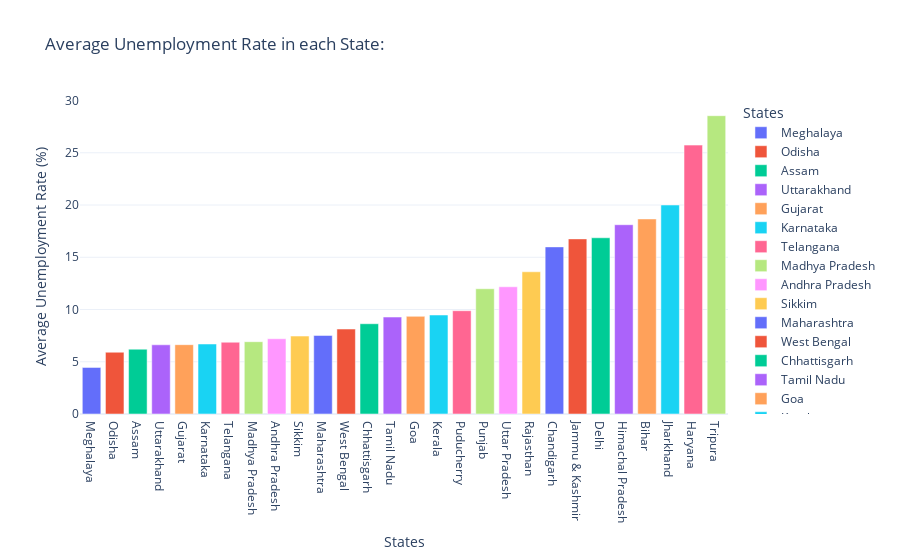

Notebook cell for this chart:
### Markdown cell above
- *The plot reveals periods of particularly high unemployment rates, exceeding 20%, starting in March and ending in Jun of 2020.*

### Code cell
# Bar plot of average Unemployment Rate by State

df_unemp = df[[df.columns[3], df.columns[0]]].groupby(df.columns[0]).mean().reset_index()
df_unemp = df_unemp.sort_values(df.columns[3])
fig = px.bar(df_unemp, x=df.columns[0], y=df.columns[3], color=df.columns[0],
             labels={df.columns[0] : 'States', df.columns[3] : 'Average Unemployment Rate (%)'},
             title='Average Unemployment Rate in each State:', template='plotly_white')
fig.show()

### Figure 1 — Plotly figure (JSON) as saved in the notebook; plotly's stock layout.template omitted (floating-point values rounded to 4 significant figures)
{"data": [{"alignmentgroup": "True", "hovertemplate": "States=%{x}<br>Average Unemployment Rate (%)=%{y}<extra></extra>", "legendgroup": "Meghalaya", "marker": {"color": "#636efa", "pattern": {"shape": ""}}, "name": "Meghalaya", "offsetgroup": "Meghalaya", "orientation": "v", "showlegend": true, "textposition": "auto", "type": "bar", "x": ["Meghalaya"], "xaxis": "x", "y": [4.453], "yaxis": "y"}, {"alignmentgroup": "True", "hovertemplate": "States=%{x}<br>Average Unemployment Rate (%)=%{y}<extra></extra>", "legendgroup": "Odisha", "marker": {"color": "#EF553B", "pattern": {"shape": ""}}, "name": "Odisha", "offsetgroup": "Odisha", "orientation": "v", "showlegend": true, "textposition": "auto", "type": "bar", "x": ["Odisha"], "xaxis": "x", "y": [5.912], "yaxis": "y"}, {"alignmentgroup": "True", "hovertemplate": "States=%{x}<br>Average Unemployment Rate (%)=%{y}<extra></extra>", "legendgroup": "Assam", "marker": {"color": "#00cc96", "pattern": {"shape": ""}}, "name": "Assam", "offsetgroup": "Assam", "orientation": "v", "showlegend": true, "textposition": "auto", "type": "bar", "x": ["Assam"], "xaxis": "x", "y": [6.202], "yaxis": "y"}, {"alignmentgroup": "True", "hovertemplate": "States=%{x}<br>Average Unemployment Rate (%)=%{y}<extra></extra>", "legendgroup": "Uttarakhand", "marker": {"color": "#ab63fa", "pattern": {"shape": ""}}, "name": "Uttarakhand", "offsetgroup": "Uttarakhand", "orientation": "v", "showlegend": true, "textposition": "auto", "type": "bar", "x": ["Uttarakhand"], "xaxis": "x", "y": [6.621], "yaxis": "y"}, {"alignmentgroup": "True", "hovertemplate": "States=%{x}<br>Average Unemployment Rate (%)=%{y}<extra></extra>", "legendgroup": "Gujarat", "marker": {"color": "#FFA15A", "pattern": {"shape": ""}}, "name": "Gujarat", "offsetgroup": "Gujarat", "orientation": "v", "showlegend": true, "textposition": "auto", "type": "bar", "x": ["Gujarat"], "xaxis": "x", "y": [6.633], "yaxis": "y"}, {"alignmentgroup": "True", "hovertemplate": "States=%{x}<br>Average Unemployment Rate (%)=%{y}<extra></extra>", "legendgroup": "Karnataka", "marker": {"color": "#19d3f3", "pattern": {"shape": ""}}, "name": "Karnataka", "offsetgroup": "Karnataka", "orientation": "v", "showlegend": true, "textposition": "auto", "type": "bar", "x": ["Karnataka"], "xaxis": "x", "y": [6.698], "yaxis": "y"}, {"alignmentgroup": "True", "hovertemplate": "States=%{x}<br>Average Unemployment Rate (%)=%{y}<extra></extra>", "legendgroup": "Telangana", "marker": {"color": "#FF6692", "pattern": {"shape": ""}}, "name": "Telangana", "offsetgroup": "Telangana", "orientation": "v", "showlegend": true, "textposition": "auto", "type": "bar", "x": ["Telangana"], "xaxis": "x", "y": [6.868], "yaxis": "y"}, {"alignmentgroup": "True", "hovertemplate": "States=%{x}<br>Average Unemployment Rate (%)=%{y}<extra></extra>", "legendgroup": "Madhya Pradesh", "marker": {"color": "#B6E880", "pattern": {"shape": ""}}, "name": "Madhya Pradesh", "offsetgroup": "Madhya Pradesh", "orientation": "v", "showlegend": true, "textposition": "auto", "type": "bar", "x": ["Madhya Pradesh"], "xaxis": "x", "y": [6.918], "yaxis": "y"}, {"alignmentgroup": "True", "hovertemplate": "States=%{x}<br>Average Unemployment Rate (%)=%{y}<extra></extra>", "legendgroup": "Andhra Pradesh", "marker": {"color": "#FF97FF", "pattern": {"shape": ""}}, "name": "Andhra Pradesh", "offsetgroup": "Andhra Pradesh", "orientation": "v", "showlegend": true, "textposition": "auto", "type": "bar", "x": ["Andhra Pradesh"], "xaxis": "x", "y": [7.202], "yaxis": "y"}, {"alignmentgroup": "True", "hovertemplate": "States=%{x}<br>Average Unemployment Rate (%)=%{y}<extra></extra>", "legendgroup": "Sikkim", "marker": {"color": "#FECB52", "pattern": {"shape": ""}}, "name": "Sikkim", "offsetgroup": "Sikkim", "orientation": "v", "showlegend": true, "textposition": "auto", "type": "bar", "x": ["Sikkim"], "xaxis": "x", "y": [7.46], "yaxis": "y"}, {"alignmentgroup": "True", "hovertemplate": "States=%{x}<br>Average Unemployment Rate (%)=%{y}<extra></extra>", "legendgroup": "Maharashtra", "marker": {"color": "#636efa", "pattern": {"shape": ""}}, "name": "Maharashtra", "offsetgroup": "Maharashtra", "orientation": "v", "showlegend": true, "textposition": "auto", "type": "bar", "x": ["Maharashtra"], "xaxis": "x", "y": [7.518], "yaxis": "y"}, {"alignmentgroup": "True", "hovertemplate": "States=%{x}<br>Average Unemployment Rate (%)=%{y}<extra></extra>", "legendgroup": "West Bengal", "marker": {"color": "#EF553B", "pattern": {"shape": ""}}, "name": "West Bengal", "offsetgroup": "West Bengal", "orientation": "v", "showlegend": true, "textposition": "auto", "type": "bar", "x": ["West Bengal"], "xaxis": "x", "y": [8.13], "yaxis": "y"}, {"alignmentgroup": "True", "hovertemplate": "States=%{x}<br>Average Unemployment Rate (%)=%{y}<extra></extra>", "legendgroup": "Chhattisgarh", "marker": {"color": "#00cc96", "pattern": {"shape": ""}}, "name": "Chhattisgarh", "offsetgroup": "Chhattisgarh", "orientation": "v", "showlegend": true, "textposition": "auto", "type": "bar", "x": ["Chhattisgarh"], "xaxis": "x", "y": [8.637], "yaxis": "y"}, {"alignmentgroup": "True", "hovertemplate": "States=%{x}<br>Average Unemployment Rate (%)=%{y}<extra></extra>", "legendgroup": "Tamil Nadu", "marker": {"color": "#ab63fa", "pattern": {"shape": ""}}, "name": "Tamil Nadu", "offsetgroup": "Tamil Nadu", "orientation": "v", "showlegend": true, "textposition": "auto", "type": "bar", "x": ["Tamil Nadu"], "xaxis": "x", "y": [9.276], "yaxis": "y"}, {"alignmentgroup": "True", "hovertemplate": "States=%{x}<br>Average Unemployment Rate (%)=%{y}<extra></extra>", "legendgroup": "Goa", "marker": {"color": "#FFA15A", "pattern": {"shape": ""}}, "name": "Goa", "offsetgroup": "Goa", "orientation": "v", "showlegend": true, "textposition": "auto", "type": "bar", "x": ["Goa"], "xaxis": "x", "y": [9.347], "yaxis": "y"}, {"alignmentgroup": "True", "hovertemplate": "States=%{x}<br>Average Unemployment Rate (%)=%{y}<extra></extra>", "legendgroup": "Kerala", "marker": {"color": "#19d3f3", "pattern": {"shape": ""}}, "name": "Kerala", "offsetgroup": "Kerala", "orientation": "v", "showlegend": true, "textposition": "auto", "type": "bar", "x": ["Kerala"], "xaxis": "x", "y": [9.474], "yaxis": "y"}, {"alignmentgroup": "True", "hovertemplate": "States=%{x}<br>Average Unemployment Rate (%)=%{y}<extra></extra>", "legendgroup": "Puducherry", "marker": {"color": "#FF6692", "pattern": {"shape": ""}}, "name": "Puducherry", "offsetgroup": "Puducherry", "orientation": "v", "showlegend": true, "textposition": "auto", "type": "bar", "x": ["Puducherry"], "xaxis": "x", "y": [9.884], "yaxis": "y"}, {"alignmentgroup": "True", "hovertemplate": "States=%{x}<br>Average Unemployment Rate (%)=%{y}<extra></extra>", "legendgroup": "Punjab", "marker": {"color": "#B6E880", "pattern": {"shape": ""}}, "name": "Punjab", "offsetgroup": "Punjab", "orientation": "v", "showlegend": true, "textposition": "auto", "type": "bar", "x": ["Punjab"], "xaxis": "x", "y": [11.99], "yaxis": "y"}, {"alignmentgroup": "True", "hovertemplate": "States=%{x}<br>Average Unemployment Rate (%)=%{y}<extra></extra>", "legendgroup": "Uttar Pradesh", "marker": {"color": "#FF97FF", "pattern": {"shape": ""}}, "name": "Uttar Pradesh", "offsetgroup": "Uttar Pradesh", "orientation": "v", "showlegend": true, "textposition": "auto", "type": "bar", "x": ["Uttar Pradesh"], "xaxis": "x", "y": [12.18], "yaxis": "y"}, {"alignmentgroup": "True", "hovertemplate": "States=%{x}<br>Average Unemployment Rate (%)=%{y}<extra></extra>", "legendgroup": "Rajasthan", "marker": {"color": "#FECB52", "pattern": {"shape": ""}}, "name": "Rajasthan", "offsetgroup": "Rajasthan", "orientation": "v", "showlegend": true, "textposition": "auto", "type": "bar", "x": ["Rajasthan"], "xaxis": "x", "y": [13.61], "yaxis": "y"}, {"alignmentgroup": "True", "hovertemplate": "States=%{x}<br>Average Unemployment Rate (%)=%{y}<extra></extra>", "legendgroup": "Chandigarh", "marker": {"color": "#636efa", "pattern": {"shape": ""}}, "name": "Chandigarh", "offsetgroup": "Chandigarh", "orientation": "v", "showlegend": true, "textposition": "auto", "type": "bar", "x": ["Chandigarh"], "xaxis": "x", "y": [15.99], "yaxis": "y"}, {"alignmentgroup": "True", "hovertemplate": "States=%{x}<br>Average Unemployment Rate (%)=%{y}<extra></extra>", "legendgroup": "Jammu & Kashmir", "marker": {"color": "#EF553B", "pattern": {"shape": ""}}, "name": "Jammu & Kashmir", "offsetgroup": "Jammu & Kashmir", "orientation": "v", "showlegend": true, "textposition": "auto", "type": "bar", "x": ["Jammu & Kashmir"], "xaxis": "x", "y": [16.76], "yaxis": "y"}, {"alignmentgroup": "True", "hovertemplate": "States=%{x}<br>Average Unemployment Rate (%)=%{y}<extra></extra>", "legendgroup": "Delhi", "marker": {"color": "#00cc96", "pattern": {"shape": ""}}, "name": "Delhi", "offsetgroup": "Delhi", "orientation": "v", "showlegend": true, "textposition": "auto", "type": "bar", "x": ["Delhi"], "xaxis": "x", "y": [16.86], "yaxis": "y"}, {"alignmentgroup": "True", "hovertemplate": "States=%{x}<br>Average Unemployment Rate (%)=%{y}<extra></extra>", "legendgroup": "Himachal Pradesh", "marker": {"color": "#ab63fa", "pattern": {"shape": ""}}, "name": "Himachal Pradesh", "offsetgroup": "Himachal Pradesh", "orientation": "v", "showlegend": true, "textposition": "auto", "type": "bar", "x": ["Himachal Pradesh"], "xaxis": "x", "y": [18.11], "yaxis": "y"}, {"alignmentgroup": "True", "hovertemplate": "States=%{x}<br>Average Unemployment Rate (%)=%{y}<extra></extra>", "legendgroup": "Bihar", "marker": {"color": "#FFA15A", "pattern": {"shape": ""}}, "name": "Bihar", "offsetgroup": "Bihar", "orientation": "v", "showlegend": true, "textposition": "auto", "type": "bar", "x": ["Bihar"], "xaxis": "x", "y": [18.67], "yaxis": "y"}, {"alignmentgroup": "True", "hovertemplate": "States=%{x}<br>Average Unemployment Rate (%)=%{y}<extra></extra>", "legendgroup": "Jharkhand", "marker": {"color": "#19d3f3", "pattern": {"shape": ""}}, "name": "Jharkhand", "offsetgroup": "Jharkhand", "orientation": "v", "showlegend": true, "textposition": "auto", "type": "bar", "x": ["Jharkhand"], "xaxis": "x", "y": [20.0], "yaxis": "y"}, {"alignmentgroup": "True", "hovertemplate": "States=%{x}<br>Average Unemployment Rate (%)=%{y}<extra></extra>", "legendgroup": "Haryana", "marker": {"color": "#FF6692", "pattern": {"shape": ""}}, "name": "Haryana", "offsetgroup": "Haryana", "orientation": "v", "showlegend": true, "textposition": "auto", "type": "bar", "x": ["Haryana"], "xaxis": "x", "y": [25.73], "yaxis": "y"}, {"alignmentgroup": "True", "hovertemplate": "States=%{x}<br>Average Unemployment Rate (%)=%{y}<extra></extra>", "legendgroup": "Tripura", "marker": {"color": "#B6E880", "pattern": {"shape": ""}}, "name": "Tripura", "offsetgroup": "Tripura", "orientation": "v", "showlegend": true, "textposition": "auto", "type": "bar", "x": ["Tripura"], "xaxis": "x", "y": [28.55], "yaxis": "y"}], "layout": {"barmode": "relative", "legend": {"title": {"text": "States"}, "tracegroupgap": 0}, "title": {"text": "Average Unemployment Rate in each State:"}, "xaxis": {"anchor": "y", "categoryarray": ["Meghalaya", "Odisha", "Assam", "Uttarakhand", "Gujarat", "Karnataka", "Telangana", "Madhya Pradesh", "Andhra Pradesh", "Sikkim", "Maharashtra", "West Bengal", "Chhattisgarh", "Tamil Nadu", "Goa", "Kerala", "Puducherry", "Punjab", "Uttar Pradesh", "Rajasthan", "Chandigarh", "Jammu & Kashmir", "Delhi", "Himachal Pradesh", "Bihar", "Jharkhand", "Haryana", "Tripura"], "categoryorder": "array", "domain": [0, 1], "title": {"text": "States"}}, "yaxis": {"anchor": "x", "domain": [0, 1], "title": {"text": "Average Unemployment Rate (%)"}}}}
